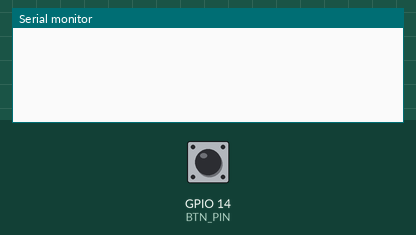
This program was run on a simulated ESP32. On the bench: the last lines printed to the serial monitor. The inputs (shaded band) are chosen by the test bench; at power-on: GPIO 14 (BTN_PIN) HIGH. I2S audio is not simulated (input reads silence).

Above: at 1.2 s.
1.3 s: GPIO 14 (BTN_PIN) pulled LOW for 0.15 s
At 2.5 s:
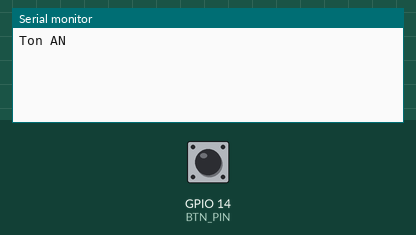
2.9 s: GPIO 14 (BTN_PIN) pulled LOW for 1 s
At 3.9 s:
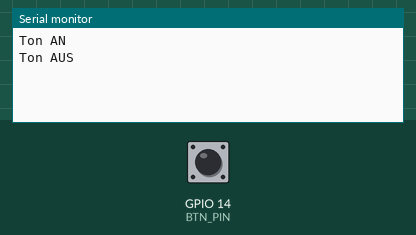

Measured:
- after the input at 1.3 s, the serial monitor: prints a new line at once (image 1)
- after the input at 2.9 s, the serial monitor: prints a new line at once (image 2)

The program:

main.cpp
```cpp
#include <Arduino.h>
#include <driver/i2s.h>

// Pins für MAX98357A (Da 25 und 26 besetzt sind)
#define I2S_BCLK 18
#define I2S_LRC  19
#define I2S_DIN  22

// Button Pin
#define BTN_PIN  14

// I2S Konfiguration
#define SAMPLE_RATE 44100
#define VOLUME 20000 // Lautstärke (0 bis 1000+)

bool playing = false;

void initI2S() {
    i2s_config_t i2s_config = {
        .mode = (i2s_mode_t)(I2S_MODE_MASTER | I2S_MODE_TX),
        .sample_rate = SAMPLE_RATE,
        .bits_per_sample = I2S_BITS_PER_SAMPLE_16BIT,
        .channel_format = I2S_CHANNEL_FMT_ONLY_LEFT,
        .communication_format = I2S_COMM_FORMAT_STAND_I2S,
        .intr_alloc_flags = ESP_INTR_FLAG_LEVEL1,
        .dma_buf_count = 8,
        .dma_buf_len = 64,
        .use_apll = false
    };

    i2s_pin_config_t pin_config = {
        .bck_io_num = I2S_BCLK,
        .ws_io_num = I2S_LRC,
        .data_out_num = I2S_DIN,
        .data_in_num = I2S_PIN_NO_CHANGE
    };

    i2s_driver_install(I2S_NUM_0, &i2s_config, 0, NULL);
    i2s_set_pin(I2S_NUM_0, &pin_config);
    i2s_set_clk(I2S_NUM_0, SAMPLE_RATE, I2S_BITS_PER_SAMPLE_16BIT, I2S_CHANNEL_MONO);
}

// Erzeugt einen einfachen Sinus-Ton-Buffer
void playTone() {
    size_t bytes_written;
    int16_t sample = 0;
    static float phase = 0;

    // Kleiner Buffer mit einer Sinuswelle
    int16_t buffer[64];
    for(int i = 0; i < 64; i++) {
        buffer[i] = (int16_t)(sin(phase) * VOLUME);
        phase += 0.1; // Frequenz anpassen
        if (phase > 2 * PI) phase -= 2 * PI;
    }
    i2s_write(I2S_NUM_0, buffer, sizeof(buffer), &bytes_written, portMAX_DELAY);
}

void playSilence() {
    size_t bytes_written;
    int16_t buffer[64] = {0}; // Stille
    i2s_write(I2S_NUM_0, buffer, sizeof(buffer), &bytes_written, portMAX_DELAY);
}

void audioTask(void *pvParameters) {
    initI2S();

    bool lastBtnState = HIGH;

    for(;;) {
        // Debounce Logic
        bool currentBtnState = digitalRead(BTN_PIN);
        if (currentBtnState == LOW && lastBtnState == HIGH) {
            playing = !playing; // Toggle
            Serial.println(playing ? "Ton AN" : "Ton AUS");
            vTaskDelay(200 / portTICK_PERIOD_MS); // Kleine Entprellung
        }
        lastBtnState = currentBtnState;

        if (playing) {
            playTone();
        } else {
            playSilence();
        }

        vTaskDelay(1 / portTICK_PERIOD_MS);
    }
}

void setup() {
    Serial.begin(115200);
    pinMode(BTN_PIN, INPUT_PULLUP); // Pin 14 ist internen Pullup

    // Task erstellen
    xTaskCreate(audioTask, "AudioTask", 2048, NULL, 1, NULL);
}

void loop() {
    // Leer, da alles im Task läuft
    vTaskDelete(NULL);
}
```
